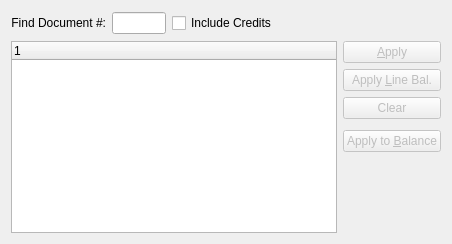
       <widget class="QWidget" name="_applicationsTab">
        <attribute name="title">
         <string>Applications</string>
        </attribute>
        <layout class="QGridLayout" name="gridLayout_5">
         <item row="0" column="0">
          <widget class="QLabel" name="_searchOpenItemsLit">
           <property name="text">
            <string>Find Document #:</string>
           </property>
           <property name="alignment">
            <set>Qt::AlignRight|Qt::AlignTrailing|Qt::AlignVCenter</set>
           </property>
          </widget>
         </item>
         <item row="0" column="1">
          <widget class="QLineEdit" name="_searchDocNum"/>
         </item>
         <item row="0" column="2">
          <widget class="XCheckBox" name="_credits">
           <property name="text">
            <string>Include Credits</string>
           </property>
          </widget>
         </item>
         <item row="0" column="3" colspan="2">
          <spacer>
           <property name="orientation">
            <enum>Qt::Horizontal</enum>
           </property>
           <property name="sizeType">
            <enum>QSizePolicy::Expanding</enum>
           </property>
           <property name="sizeHint" stdset="0">
            <size>
             <width>0</width>
             <height>24</height>
            </size>
           </property>
          </spacer>
         </item>
         <item row="1" column="0" colspan="4">
          <widget class="XTreeWidget" name="_aropen">
           <property name="sizePolicy">
            <sizepolicy hsizetype="Expanding" vsizetype="Expanding">
             <horstretch>1</horstretch>
             <verstretch>0</verstretch>
            </sizepolicy>
           </property>
           <property name="minimumSize">
            <size>
             <width>0</width>
             <height>100</height>
            </size>
           </property>
           <property name="selectionMode">
            <enum>QAbstractItemView::ExtendedSelection</enum>
           </property>
          </widget>
         </item>
         <item row="1" column="4">
          <layout class="QVBoxLayout" name="verticalLayout_4">
           <item>
            <layout class="QVBoxLayout" name="verticalLayout_3">
             <item>
              <widget class="QPushButton" name="_apply">
               <property name="enabled">
                <bool>false</bool>
               </property>
               <property name="text">
                <string>&amp;Apply</string>
               </property>
              </widget>
             </item>
             <item>
              <widget class="QPushButton" name="_applyLineBalance">
               <property name="enabled">
                <bool>false</bool>
               </property>
               <property name="text">
                <string>Apply &amp;Line Bal.</string>
               </property>
              </widget>
             </item>
             <item>
              <widget class="QPushButton" name="_clear">
               <property name="enabled">
                <bool>false</bool>
               </property>
               <property name="text">
                <string>Clear</string>
               </property>
              </widget>
             </item>
             <item>
              <spacer name="verticalSpacer_2">
               <property name="orientation">
                <enum>Qt::Vertical</enum>
               </property>
               <property name="sizeType">
                <enum>QSizePolicy::Fixed</enum>
               </property>
               <property name="sizeHint" stdset="0">
                <size>
                 <width>20</width>
                 <height>5</height>
                </size>
               </property>
              </spacer>
             </item>
             <item>
              <widget class="QPushButton" name="_applyToBalance">
               <property name="enabled">
                <bool>false</bool>
               </property>
               <property name="text">
                <string>Apply to &amp;Balance</string>
               </property>
              </widget>
             </item>
            </layout>
           </item>
           <item>
            <spacer>
             <property name="orientation">
              <enum>Qt::Vertical</enum>
             </property>
             <property name="sizeType">
              <enum>QSizePolicy::MinimumExpanding</enum>
             </property>
             <property name="sizeHint" stdset="0">
              <size>
               <width>13</width>
               <height>0</height>
              </size>
             </property>
            </spacer>
           </item>
          </layout>
         </item>
        </layout>
       </widget>
